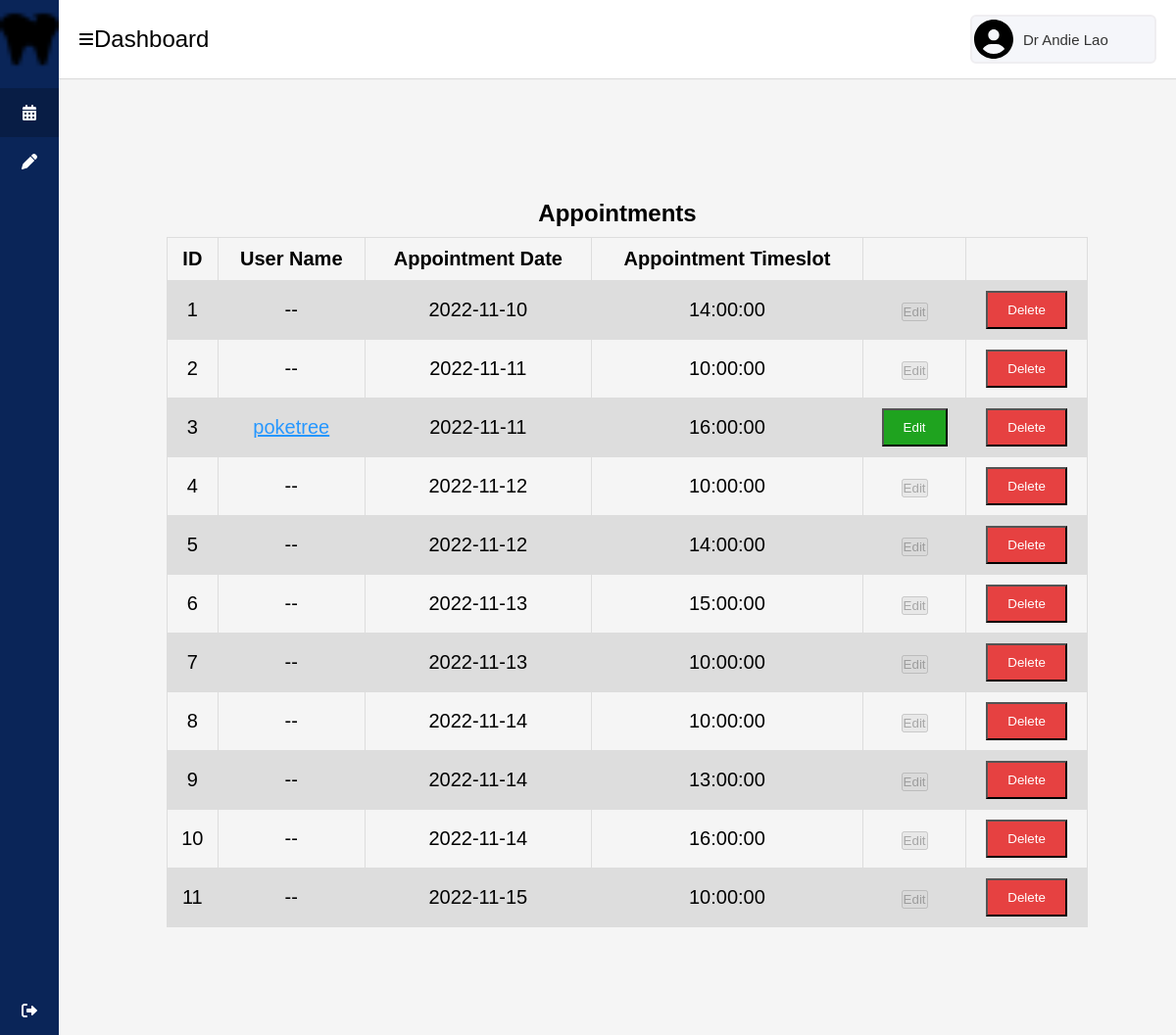
/admin/dashboard.php (signed in), run on an earlier commit of the app's database.
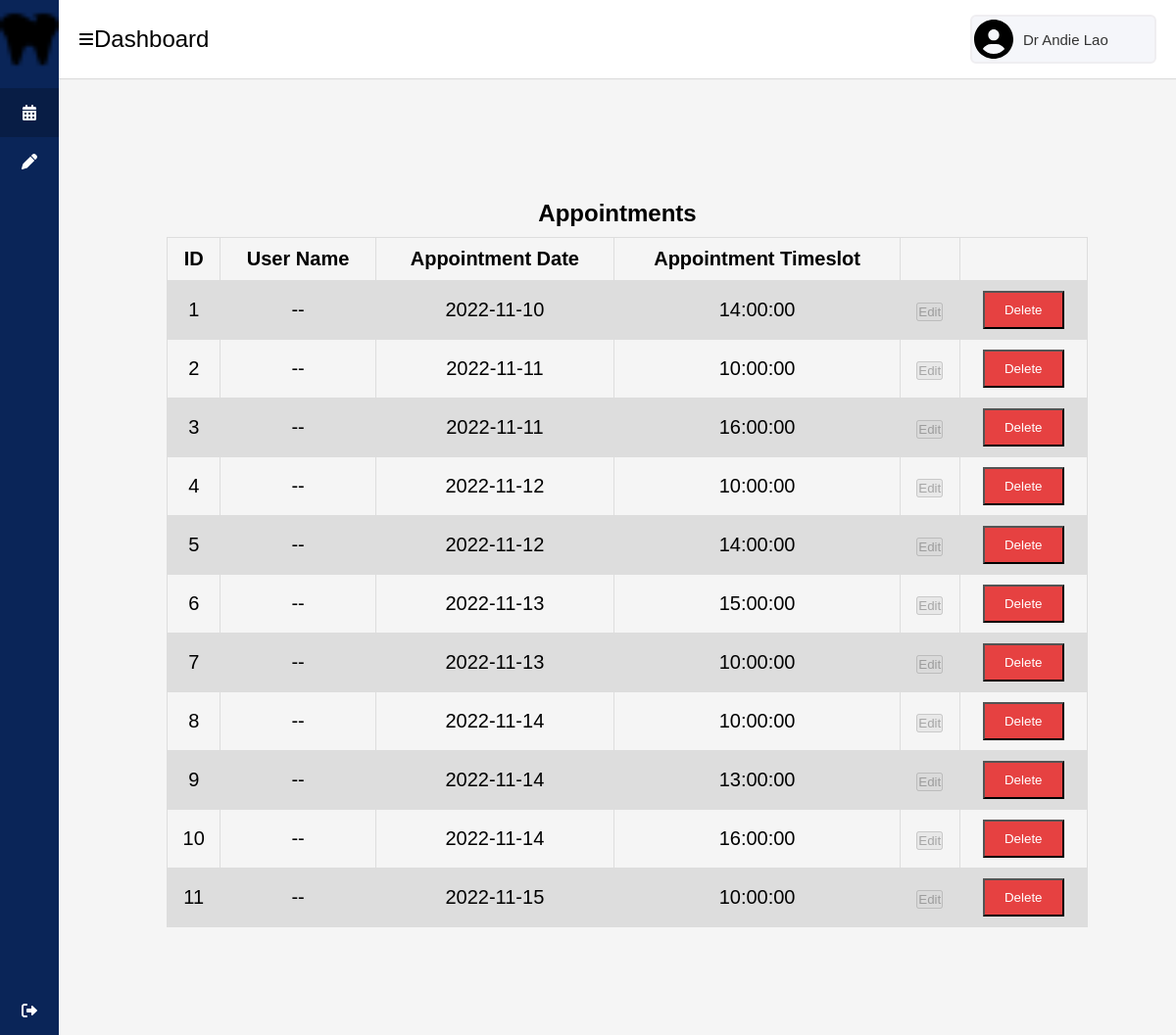
And on a later commit of the database.
### tables this page shows
CREATE TABLE `doctors` (
  `doctor_name` varchar(30) NOT NULL,
  `service_1` varchar(30) DEFAULT NULL,
  `service_2` varchar(30) DEFAULT NULL,
  `service_3` varchar(30) DEFAULT NULL,
  `about_doctor` longtext DEFAULT NULL,
  `image_url` varchar(255) NOT NULL,
  `user_name` varchar(30) NOT NULL
);

CREATE TABLE `appointments` (
  `appt_no` int(10) UNSIGNED NOT NULL,
  `appt_date` date DEFAULT NULL,
  `appt_time` time DEFAULT NULL,
  `doctor_name` varchar(30) DEFAULT NULL,
  `dental_service` varchar(30) DEFAULT NULL,
  `user_name` varchar(30) DEFAULT NULL
);

### admin/dashboard.php (the view, shortened to what this page needs)
<!DOCTYPE html>
<html lang="en" dir="ltr">
<head>
    <link rel="stylesheet" href="../css/dashboard.css">
    <link rel="stylesheet" href="../css/style.css">
</head>
<?php
$conn = OpenCon();
$sql = "SELECT doctor_name from doctors where user_name ='".$_SESSION['use']."'";
$doctor_name = $conn->query($sql)->fetch_row();
?>
<body>
    <div class="sidebar">
        <div class="logo-details">
            <img src="../assets/img/favicon/favicon-16x16.png">
            <span class="logo_name"> DentiCare</span>
        </div>
        <ul class="nav-links">
            <li>
                <a href="dashboard.php" class="active">
                    <img src="../assets/img/icons/calendar-days-solid.svg" width="16px" height="16px">
                    <span class="links_name">My Appointments</span>
                </a>
            </li>
            <li>
                <a href="input_appt.php">
                    <img src="../assets/img/icons/pen-solid.svg" width="16px" height="16px">
                    <span class="links_name">Input Appointments</span>
                </a>
            </li>
            <li class="log_out">
                <a href="dashboard.php?logout=true">
                    <img src="../assets/img/icons/right-from-bracket-solid-white.svg" width="16px" height="16px">
                    <span class="links_name">Log out</span>
                </a>
            </li>
        </ul>
    </div>
    <section class="home-section">
        <nav>
            <div class="sidebar-button">
                <img class='bx bx-menu sidebarBtn' src="../assets/img/icons/bars-solid.svg" width="16px" height="16px">
                <span class="dashboard">Dashboard</span>
            </div>
            <div class="profile-details">
                <img src="../assets/img/icons/circle-user-solid.svg" alt="">
                <span class="admin_name"><?=$doctor_name[0]?></span>
            </div>
        </nav>
        <div class="home-content">
            <div class="container">
                <h1 class="heading text-center"> Appointments</h1>
                <div class="show-appointments-container">
                        <table border="1" class="appointment-table">
                            <tr>
                                <th>ID</th>
                                <th>User Name</th>
                                <th>Appointment Date</th>
                                <th>Appointment Timeslot</th>
                                <th></th>
                                <th></th>
                            </tr>
                            <?php
                            $sql = "SELECT appt_no, appt_date, appt_time, user_name from appointments where doctor_name='$doctor_name[0]' ORDER BY appt_date ASC" ;
                            $results = $conn->query($sql);
                            $i = 1;
                            if (mysqli_num_rows($results) > 0) {
                                while ($row = $results->fetch_assoc()) {
                                    echo "
                            <tr>
                                <td>" . $i++ . "</td>";
                                echo ($row['user_name'] == "") ? "<td>--</td>" :"<td><a href='dashboard.php?profile=" . $row['user_name'] . "'<a>". $row['user_name'] ."</td>";
                                echo "<td>" . $row['appt_date'] . "</td>
                                <td>" . $row['appt_time'] . "</td>";
                                echo ($row['user_name'] == "") ? "<td><button type='button' class='edit-btn' disabled>Edit</button></td>" : "
                                <td>
                                    <a href='dashboard.php?edit=" . $row['appt_no'] . "'>
                                    <button type='button' class='edit-btn' value='" . $row['appt_no'] . "'>Edit</button>
                                    </a>
                                </td>";
                                echo "<td><a href='dashboard.php?delete=" . $row['appt_no'] . "'>
                                <button type='button' class='delete-btn' value='" . $row['appt_no'] . "'>Delete</button>
                                </a>
                                </td>
                            </tr>
                        ";
                                }
                            }
                            ?>
                        </table>
                </div>
            </div>
        </div>
    </section>
</body>
</html>

### css/dashboard.css (style rules this page uses)
* { margin: 0; padding: 0; box-sizing: border-box; font-family: 'Poppins', sans-serif; }
.sidebar { position: fixed; height: 100%; width: 240px; background: #0A2558; transition: all 0.5s ease; }
.sidebar .logo-details { height: 80px; display: flex; align-items: center; }
.sidebar .logo-details img { font-size: 28px; font-weight: 500; color: #fff; min-width: 60px; text-align: center }
.sidebar .logo-details .logo_name { color: #fff; font-size: 24px; font-weight: 500; }
.sidebar .nav-links { margin-top: 10px; }
.sidebar .nav-links li { position: relative; list-style: none; height: 50px; }
.sidebar .nav-links li a { height: 100%; width: 100%; display: flex; align-items: center; text-decoration: none; transition: all 0.4s ease; }
.sidebar .nav-links li a.active { background: #081D45; }
.sidebar .nav-links li img { min-width: 60px; text-align: center; font-size: 18px; color: #fff; }
.sidebar .nav-links li a .links_name { color: #fff; font-size: 15px; font-weight: 400; white-space: nowrap; }
.sidebar .nav-links .log_out { position: absolute; bottom: 0; width: 100%; }
.home-section { position: relative; background: #f5f5f5; min-height: 100vh; width: calc(100% - 240px); left: 240px; transition: all 0.5s ease; }
.home-section nav { display: flex; justify-content: space-between; height: 80px; background: #fff; display: flex; align-items: center; position: fixed; width: calc(100% - 240px); left: 240px; z-index: 100; padding: 0 20px; box-shadow: 0 1px 1px rgba(0, 0, 0, 0.1); transition: all 0.5s ease; }
.home-section nav .sidebar-button { display: flex; align-items: center; font-size: 24px; font-weight: 500; }
.home-section nav .profile-details { display: flex; align-items: center; background: #F5F6FA; border: 2px solid #EFEEF1; border-radius: 6px; height: 50px; min-width: 190px; padding: 0 15px 0 2px; }
nav .profile-details img { height: 40px; width: 40px; border-radius: 6px; object-fit: cover; }
nav .profile-details .admin_name { font-size: 15px; font-weight: 500; color: #333; margin: 0 10px; white-space: nowrap; }
.home-section .home-content { position: relative; padding-top: 104px; }
.home-section .home-content .container { padding: 100px; }
table a { color: #2697FF; text-decoration: underline; }
table a .delete-btn { padding: 10px 20px; background-color: hsl(0, 77%, 58%); color: white; }
@media (max-width: 1240px) { .sidebar { width: 60px; } }
@media (max-width: 1240px) { .home-section { width: calc(100% - 60px); left: 60px; } }
@media (max-width: 1240px) { .home-section nav { width: calc(100% - 60px); left: 60px; } }
table a .edit-btn { padding: 10px 20px; background-color: hsl(120, 68%, 38%); color: white; }

What changed in the data, as far as the page shows it:
changed appointments (number 3 of 11 on the later page): user_name "poketree" → (not shown); now shows "--"
